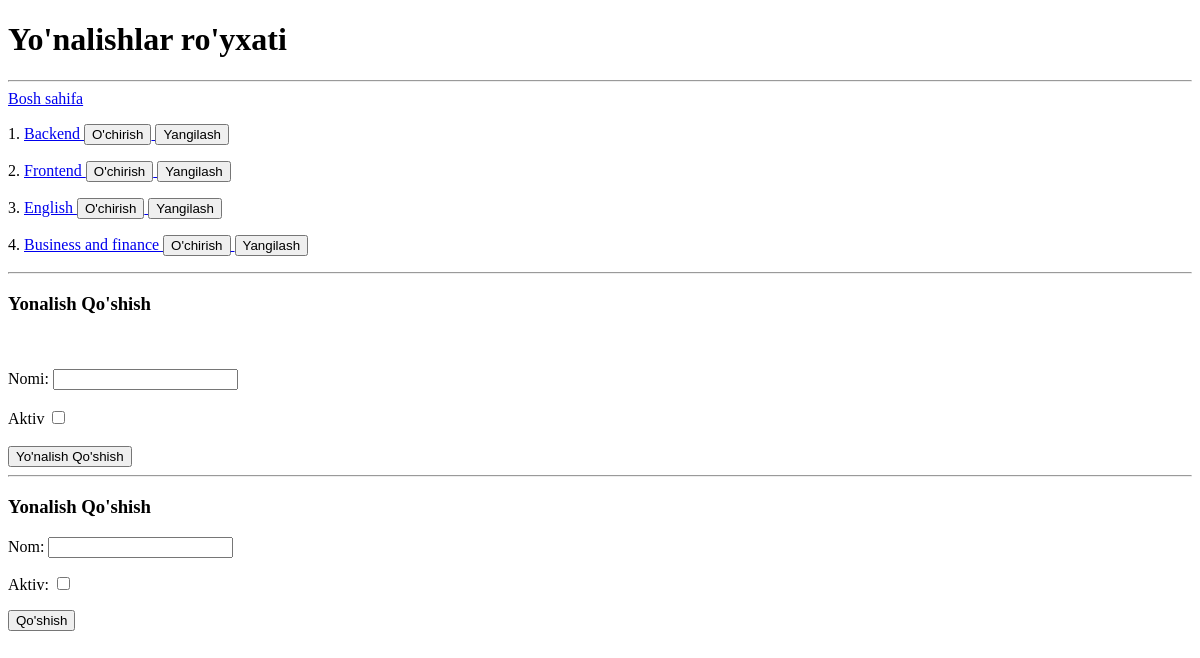
Page /yonalishlar/ on the earlier database version.
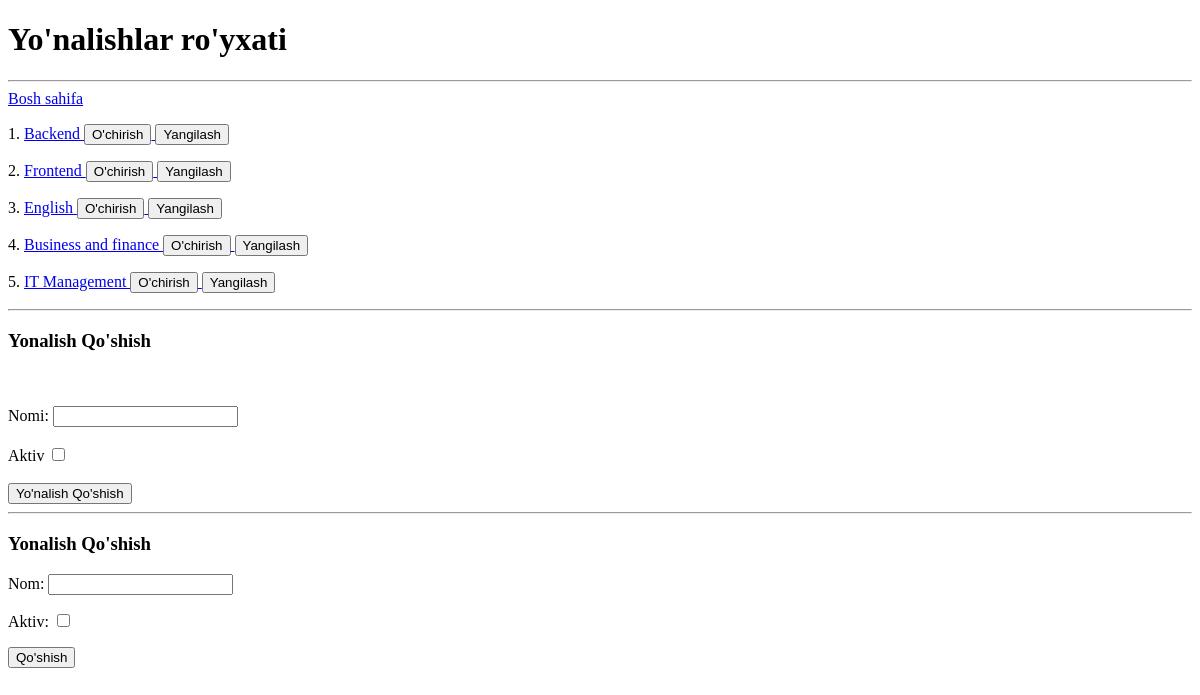
Same page on the later database version.
### main/models.py (models this page shows, shortened)
class Yonalish(models.Model):
    nom = models.CharField(max_length=150)
    aktiv = models.BooleanField(default=False)

### main/views.py (the view)
# urls.py: path('yonalishlar/', yonalishlar_view),
def yonalishlar_view(request):
    yonalishlar = Yonalish.objects.all()
    form = YonalishForm()
    if request.method == "POST":
        form_data = YonalishForm(request.POST)
        if form_data.is_valid():
            form_data.save()
        return redirect('/yonalishlar/')
    context = {
        "yonalishlar": yonalishlar,
        'form': form,
    }
    return render(request, 'yonalishlar.html', context)

### main/forms.py
class YonalishForm(forms.ModelForm):
    class Meta:
        model = Yonalish
        fields = "__all__"

### main/templates/yonalishlar.html (shortened to what this page needs)
<!DOCTYPE html>
<html lang="en">
<head>
</head>
<body>
    <h1>Yo'nalishlar ro'yxati</h1>
    <hr>
    <a href="/">Bosh sahifa</a>
    {% for yonalish in yonalishlar %}
    <p>
        {{forloop.counter }}.
        <a href="/yona lishlar/{{ yonalish.id }}/">
            {{ yonalish.nom }}
            </a>
        <a href="/yonalishlar/{{yonalish.id}}/delete/">
            <button>O'chirish</button>
        </a>
        <a href="/yonalishlar/{{yonalish.id}}/update/">
            <button>Yangilash</button>
        </a>
        {% endfor %}
        <br>
         </p>
    <hr>
<h3>Yonalish Qo'shish</h3>
    <br><br>
<form method="post">
        <label for="name">Nomi:</label>
        <input type="text" name="nom" id="name" required>
        <br><br>
        <label for="active">Aktiv</label>
        <input type="checkbox" name="aktiv" id="active">
        <br><br>
    <button>Yo'nalish Qo'shish</button>
    </form>
    <hr>
<h3>Yonalish Qo'shish</h3>
    <form method="post">
        {{ form.as_p }}
        <button>Qo'shish</button>
    </form>
</body>
</html>

Differences in the rows shown:
added Yonalish: nom "IT Management"
